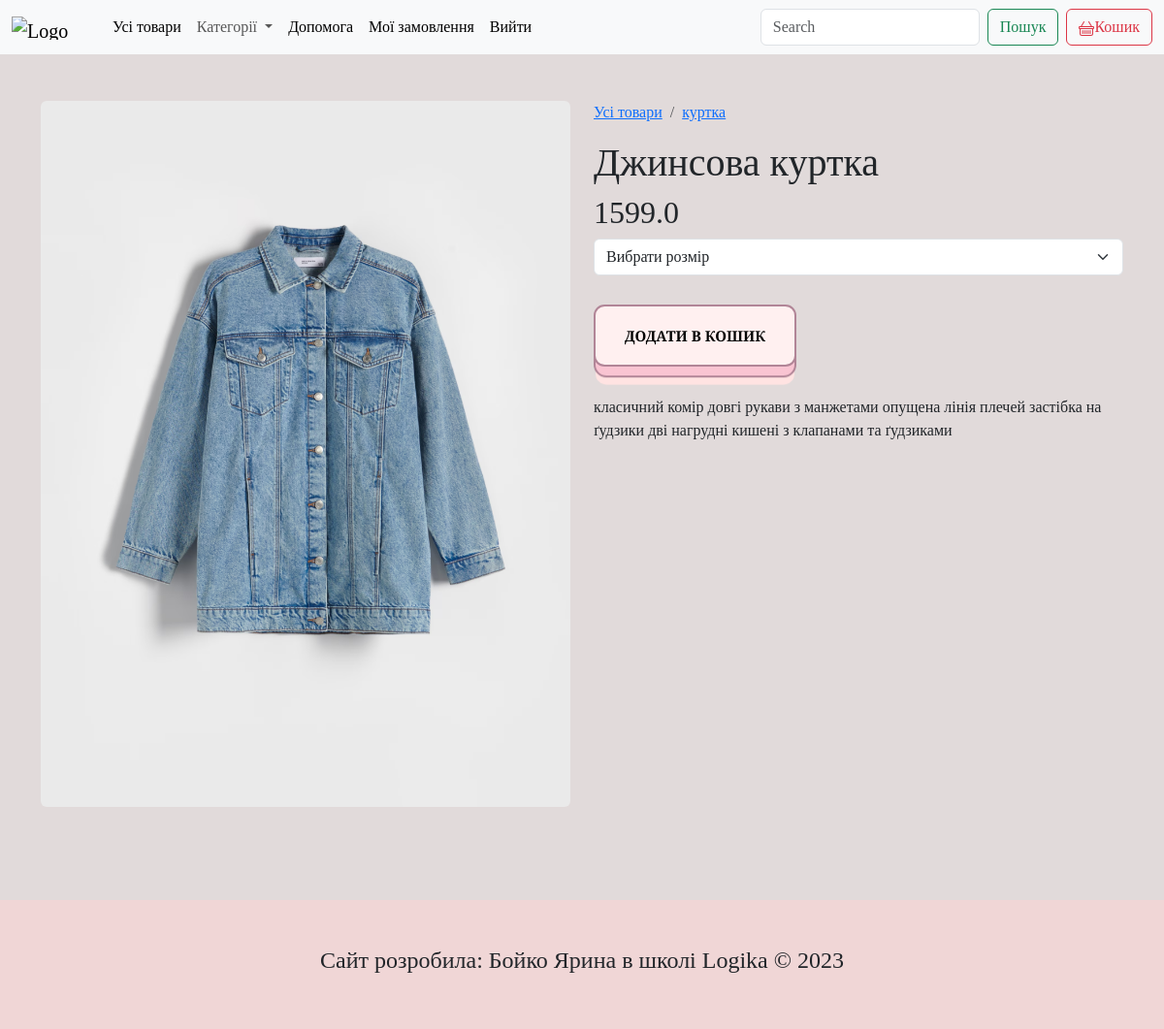
Screenshot of /item/3 with the database file from the repository.
### app.py (models this page shows)
class Item(db.Model):
    id = db.Column(db.Integer, primary_key=True)
    title = db.Column(db.String, nullable=False)
    price = db.Column(db.Float, default = 0)
    description = db.Column(db.Text)
    image = db.Column(db.String, nullable=False)
    category = db.Column(db.String)

### app.py (the view, shortened to what this page needs)
@app.route ("/item/<item_id>", methods = ['GET', 'POST'])  # Вказуємо url-адресу для виклику функції
def item_page(item_id):
    item = Item.query.get(item_id)
    cart_items = get_cart()
    return render_template("item.html", item = item, cart = cart_items)  # html-сторінка, що повертається у браузер

### app.py (called while the page is built)
def get_cart():
    cart_items = []
    if 'order_id' in session:
        order_id = session['order_id']
        order = Order.query.get(order_id)
        if order and order.status == "new":
            cart_items = db.session.query(OrderItem, Item).join(Item, OrderItem.item_id == Item.id).filter(OrderItem.order_id == order_id).all()
    return cart_items

### templates/item.html (shortened to what this page needs)
{% extends 'base.html' %}
{% block content %}
    <main class="container py-5">
        <div class="row">
            <div class="col-12 col-md-6"><img src="{{ url_for('static', filename='item_images/'+ item.image) }}" class="rounded img-fluid" alt="..."></div>
            <div class="col-12 col-md-6"><nav aria-label="breadcrumb">
                <ol class="breadcrumb">
                  <li class="breadcrumb-item"><a href="{{url_for('index')}}">Усі товари</a></li>
                  <li class="breadcrumb-item active" aria-current="page"><a href = "">{{item.category}}</a></li>
                </ol>
            </nav>
            <h1>{{item.title}}</h1>
            <h2>{{item.price}}</h2>
            <form action="" method = "POST">
            <select name = "size" required class="form-select" aria-label="Default select example">
                <option selected>Вибрати розмір</option>
              </select>
            <button type = "submit" class="add-card"> Додати в кошик</button>
        </form>
            <p>{{item.description}}</p></div>
        </div>
    </main>
  {% endblock content %}

### static/style.css (style rules this page uses)
body { background: rgb(225, 218, 218); font-family: 'Cormorant Garamond', serif; }
button.add-card { margin: 30px 0; position: relative; display: inline-block; cursor: pointer; outline: none; border: 0; vertical-align: middle; text-decoration: none; font-family: inherit; font-size: 15px; }
button.add-card { font-weight: 600; color: #000000; text-transform: uppercase; padding: 1.25em 2em; background: #fff0f0; border: 2px solid #b18597; border-radius: 0.75em; -webkit-transform-style: preserve-3d; transform-style: preserve-3d; -webkit-transition: background 150ms cubic-bezier(0, 0, 0.58, 1), -webkit-transform 150ms cubic-bezier(0, 0, 0.58, 1); transition: transform 150ms cubic-bezier(0, 0, 0.58, 1), background 150ms cubic-bezier(0, 0, 0.58, 1), -webkit-transform 150ms cubic-bezier(0, 0, 0.58, 1); }
button.add-card::before { position: absolute; content: ''; width: 100%; height: 100%; top: 0; left: 0; right: 0; bottom: 0; background: #f9c4d2; border-radius: inherit; -webkit-box-shadow: 0 0 0 2px #b18597, 0 0.625em 0 0 #ffe3e2; box-shadow: 0 0 0 2px #b18597, 0 0.625em 0 0 #ffe3e2; -webkit-transform: translate3d(0, 0.75em, -1em); transform: translate3d(0, 0.75em, -1em); transition: transform 150ms cubic-bezier(0, 0, 0.58, 1), box-shadow 150ms cubic-bezier(0, 0, 0.58, 1), -webkit-transform 150ms cubic-bezier(0, 0, 0.58, 1), -webkit-box-shadow 150ms cubic-bezier(0, 0, 0.58, 1); }

### rows the page displays
Item: image (picture), category "куртка", title "Джинсова куртка", price "1599.0", description "класичний комір довгі рукави з манжетами опущена лінія плечей застібка на ґудзики дві нагрудні кишені з клапанами та ґудзиками"
